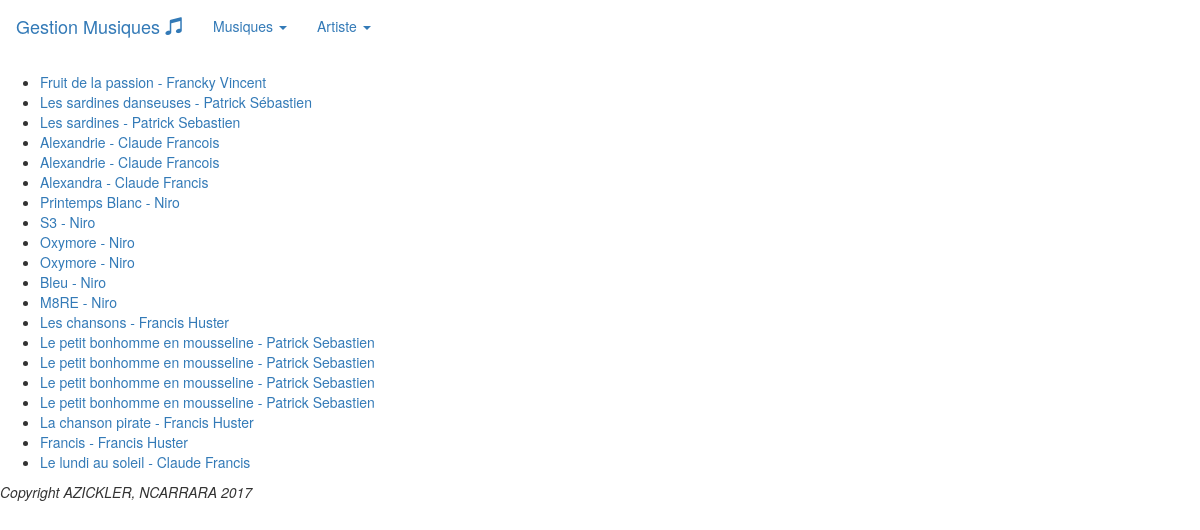
/musiques/, run on an earlier commit of the app's database.
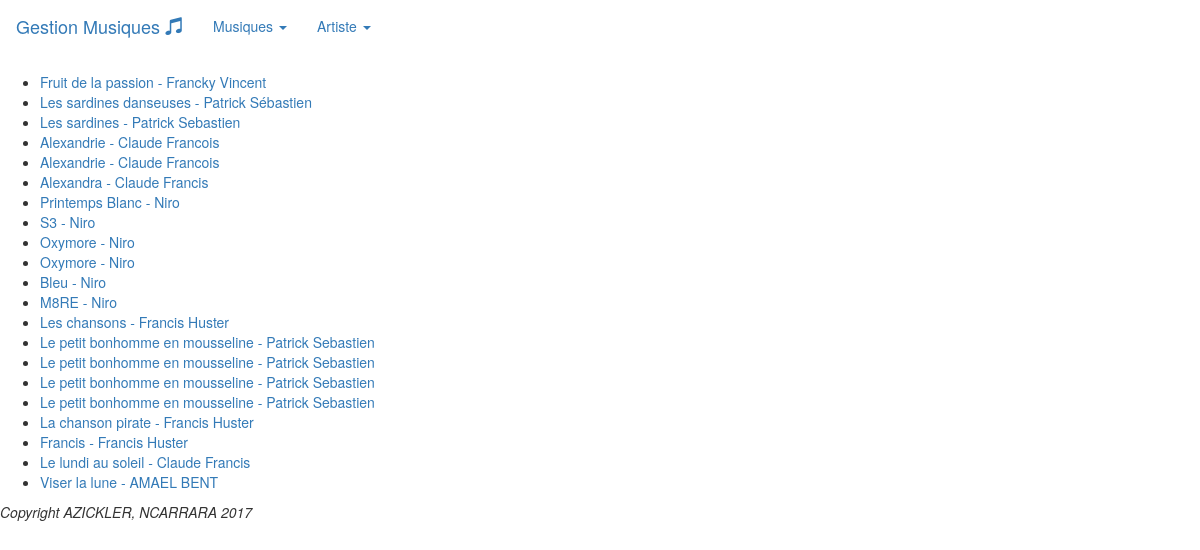
And on a later commit of the database.
### musiques/models.py (models this page shows, shortened)
class Morceau(models.Model):
    titre = models.CharField(max_length=64)
    artiste = models.ForeignKey(Artiste, on_delete=models.CASCADE, null=True)

class Artiste(models.Model):
    nom = models.CharField(max_length=64)

### musiques/views.py (the view)
class MorceauListView(ListView):
    model = Morceau

### musiques/templates/musiques/morceau_list.html
{% extends 'musiques/baseModele.html' %}
    {% block contenu %}
    <ul>
    {% for morceau in object_list %}
        <li><a href="{% url 'musiques:morceau-detail' pk=morceau.id %}">{{ morceau.titre }} - {{ morceau.artiste.nom }}</a></li>
    {% endfor %}
    </ul>
{% endblock %}

What changed in the data, as far as the page shows it:
added Morceau: titre "Viser la lune", artiste.nom "AMAEL BENT"
